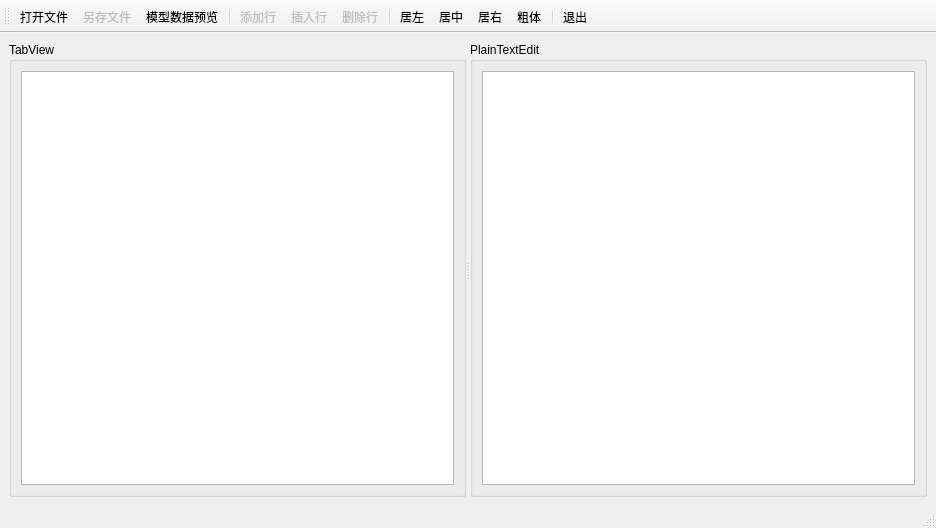
<?xml version="1.0" encoding="UTF-8"?>
<ui version="4.0">
 <class>MainWindow</class>
 <widget class="QMainWindow" name="MainWindow">
  <property name="geometry">
   <rect>
    <x>0</x>
    <y>0</y>
    <width>936</width>
    <height>528</height>
   </rect>
  </property>
  <property name="windowTitle">
   <string>MainWindow</string>
  </property>
  <widget class="QWidget" name="centralwidget">
   <layout class="QGridLayout" name="gridLayout_3">
    <item row="0" column="0">
     <widget class="QSplitter" name="splitter">
      <property name="orientation">
       <enum>Qt::Horizontal</enum>
      </property>
      <widget class="QGroupBox" name="groupBox">
       <property name="title">
        <string>TabView</string>
       </property>
       <layout class="QGridLayout" name="gridLayout_2">
        <item row="0" column="0">
         <widget class="QTableView" name="tableView"/>
        </item>
       </layout>
      </widget>
      <widget class="QGroupBox" name="groupBox_2">
       <property name="title">
        <string>PlainTextEdit</string>
       </property>
       <layout class="QGridLayout" name="gridLayout">
        <item row="0" column="0">
         <widget class="QPlainTextEdit" name="plainTextEdit">
          <property name="lineWrapMode">
           <enum>QPlainTextEdit::NoWrap</enum>
          </property>
         </widget>
        </item>
       </layout>
      </widget>
     </widget>
    </item>
   </layout>
  </widget>
  <widget class="QMenuBar" name="menubar">
   <property name="geometry">
    <rect>
     <x>0</x>
     <y>0</y>
     <width>936</width>
     <height>26</height>
    </rect>
   </property>
  </widget>
  <widget class="QStatusBar" name="statusbar"/>
  <widget class="QToolBar" name="toolBar">
   <property name="windowTitle">
    <string>toolBar</string>
   </property>
   <property name="toolButtonStyle">
    <enum>Qt::ToolButtonTextUnderIcon</enum>
   </property>
   <attribute name="toolBarArea">
    <enum>TopToolBarArea</enum>
   </attribute>
   <attribute name="toolBarBreak">
    <bool>false</bool>
   </attribute>
   <addaction name="actOpen"/>
   <addaction name="actSave"/>
   <addaction name="actModelData"/>
   <addaction name="separator"/>
   <addaction name="actAppend"/>
   <addaction name="actInsert"/>
   <addaction name="actDelete"/>
   <addaction name="separator"/>
   <addaction name="actAlignLeft"/>
   <addaction name="actAlignCenter"/>
   <addaction name="actAlignRight"/>
   <addaction name="actFontBold"/>
   <addaction name="separator"/>
   <addaction name="actExit"/>
  </widget>
  <action name="actOpen">
   <property name="icon">
    <iconset resource="res.qrc">
     <normaloff>:/images/icons/open.bmp</normaloff>:/images/icons/open.bmp</iconset>
   </property>
   <property name="text">
    <string>打开文件</string>
   </property>
   <property name="toolTip">
    <string>打开文件</string>
   </property>
  </action>
  <action name="actSave">
   <property name="enabled">
    <bool>false</bool>
   </property>
   <property name="icon">
    <iconset resource="res.qrc">
     <normaloff>:/images/icons/save.bmp</normaloff>:/images/icons/save.bmp</iconset>
   </property>
   <property name="text">
    <string>另存文件</string>
   </property>
   <property name="toolTip">
    <string>表格内容另存为文件</string>
   </property>
  </action>
  <action name="actAppend">
   <property name="enabled">
    <bool>false</bool>
   </property>
   <property name="icon">
    <iconset resource="res.qrc">
     <normaloff>:/images/icons/append.bmp</normaloff>:/images/icons/append.bmp</iconset>
   </property>
   <property name="text">
    <string>添加行</string>
   </property>
   <property name="toolTip">
    <string>添加一行</string>
   </property>
  </action>
  <action name="actInsert">
   <property name="enabled">
    <bool>false</bool>
   </property>
   <property name="icon">
    <iconset resource="res.qrc">
     <normaloff>:/images/icons/306.bmp</normaloff>:/images/icons/306.bmp</iconset>
   </property>
   <property name="text">
    <string>插入行</string>
   </property>
   <property name="toolTip">
    <string>插入一行</string>
   </property>
  </action>
  <action name="actDelete">
   <property name="enabled">
    <bool>false</bool>
   </property>
   <property name="icon">
    <iconset resource="res.qrc">
     <normaloff>:/images/icons/delete.bmp</normaloff>:/images/icons/delete.bmp</iconset>
   </property>
   <property name="text">
    <string>删除行</string>
   </property>
   <property name="toolTip">
    <string>删除当前行</string>
   </property>
  </action>
  <action name="actExit">
   <property name="icon">
    <iconset resource="res.qrc">
     <normaloff>:/images/icons/exit.bmp</normaloff>:/images/icons/exit.bmp</iconset>
   </property>
   <property name="text">
    <string>退出</string>
   </property>
   <property name="toolTip">
    <string>退出</string>
   </property>
  </action>
  <action name="actModelData">
   <property name="icon">
    <iconset resource="res.qrc">
     <normaloff>:/images/icons/import1.bmp</normaloff>:/images/icons/import1.bmp</iconset>
   </property>
   <property name="text">
    <string>模型数据预览</string>
   </property>
   <property name="toolTip">
    <string>模型数据显示到文本框里</string>
   </property>
  </action>
  <action name="actAlignLeft">
   <property name="icon">
    <iconset resource="res.qrc">
     <normaloff>:/images/icons/508.bmp</normaloff>:/images/icons/508.bmp</iconset>
   </property>
   <property name="text">
    <string>居左</string>
   </property>
   <property name="toolTip">
    <string>文字左对齐</string>
   </property>
  </action>
  <action name="actAlignCenter">
   <property name="icon">
    <iconset resource="res.qrc">
     <normaloff>:/images/icons/510.bmp</normaloff>:/images/icons/510.bmp</iconset>
   </property>
   <property name="text">
    <string>居中</string>
   </property>
   <property name="toolTip">
    <string>文字居中</string>
   </property>
  </action>
  <action name="actAlignRight">
   <property name="icon">
    <iconset resource="res.qrc">
     <normaloff>:/images/icons/512.bmp</normaloff>:/images/icons/512.bmp</iconset>
   </property>
   <property name="text">
    <string>居右</string>
   </property>
   <property name="toolTip">
    <string>文字右对齐</string>
   </property>
  </action>
  <action name="actFontBold">
   <property name="checkable">
    <bool>true</bool>
   </property>
   <property name="icon">
    <iconset resource="res.qrc">
     <normaloff>:/images/icons/500.bmp</normaloff>:/images/icons/500.bmp</iconset>
   </property>
   <property name="text">
    <string>粗体</string>
   </property>
   <property name="toolTip">
    <string>粗体字体</string>
   </property>
  </action>
 </widget>
 <resources>
  <include location="res.qrc"/>
 </resources>
 <connections/>
</ui>
